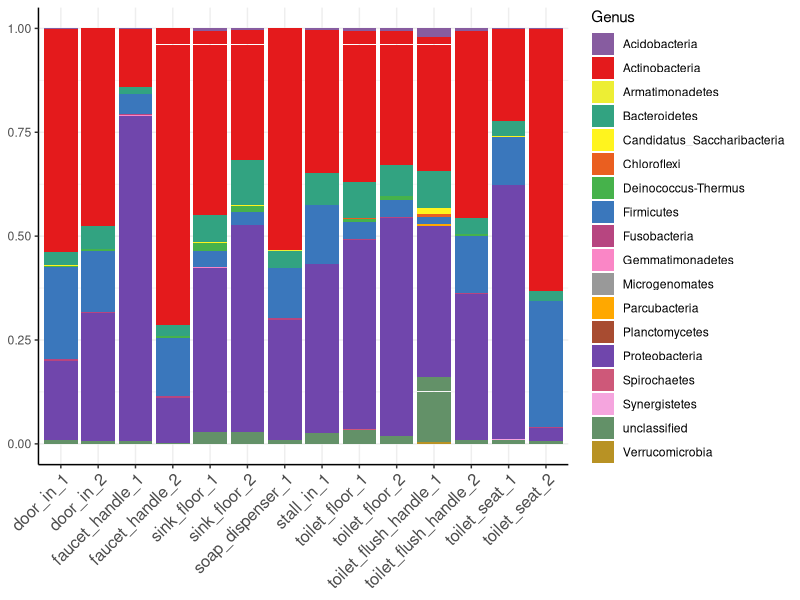
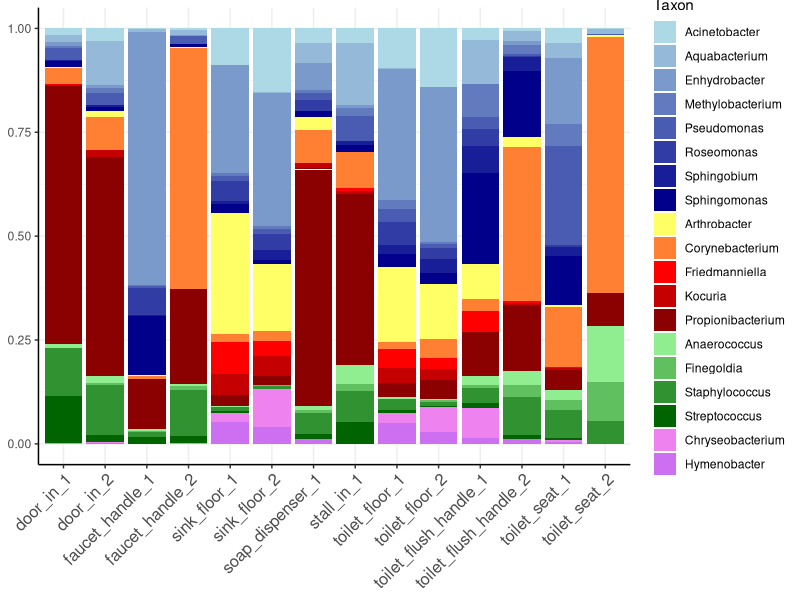
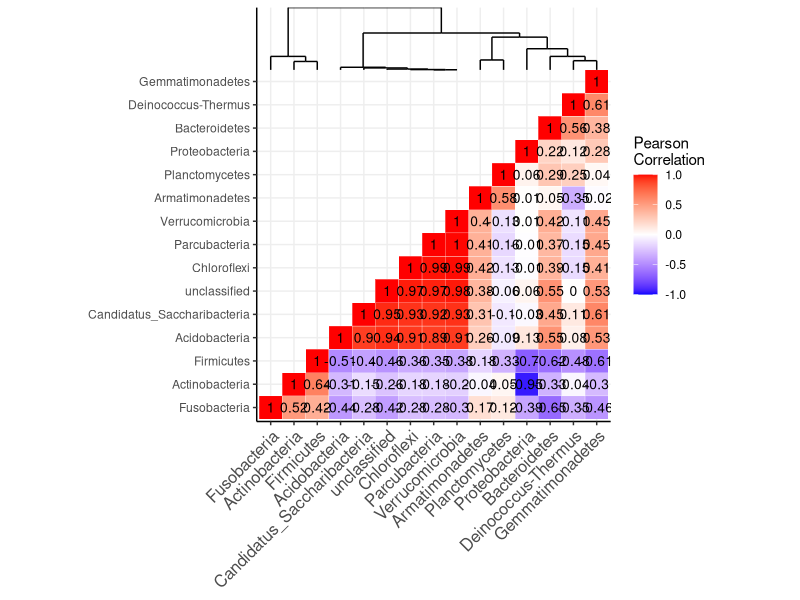
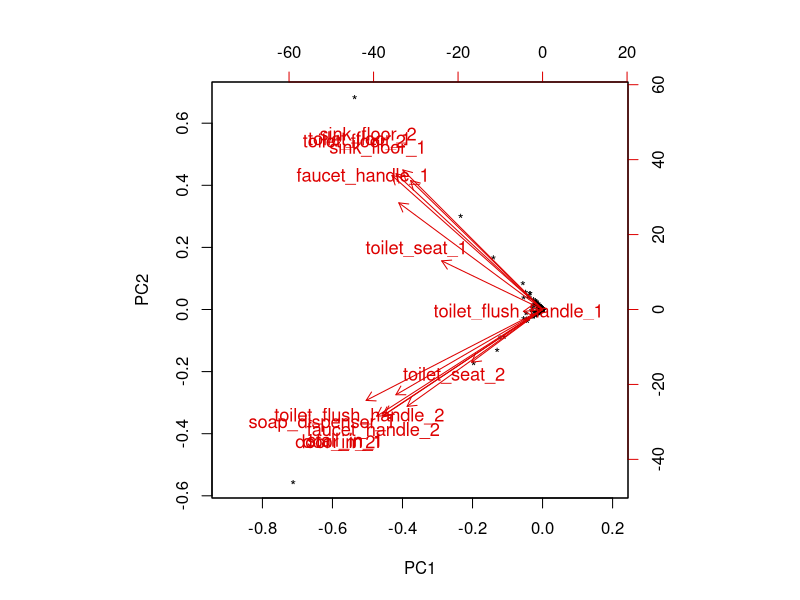

These figures' R source, in order:
library(plyr)
library(dplyr)
library(tidyr)
library(tibble)
library(ggplot2)
library(ggdendro)
library(RColorBrewer)

th <- theme_classic() +
	theme(panel.grid.major=element_line(size=0.5, linetype="solid", colour="#eeeeee"),
	panel.grid.minor=element_line(size=0.25, linetype="solid", colour="#eeeeee"))
theme_set(th)

## Read data and prepare data

# read otu table and cast counts to numeric, cor() and others require numeric data
otu <- read.delim("1335.vdb.tab", header=TRUE) %>%
	mutate_if(is.integer, as.numeric)

### Preliminary analysis and data manipulation

# for each row of the otu table
tax <- apply(otu, 1, function(x)
	# select OTUConTaxonomy column
	x[2] %>%
		# split strings and get the result, returned inside a list
		strsplit(";") %>%
		# subset the list
		"[["(1) %>%
		# remove assignment score from the name
		sub(pattern="\\(.*", replacement="")
)
# transpose so OTUs are again the rows
tax <- t(tax)
# bind the new phylum and taxon column to the original table
otu <- cbind(otu, data.frame(Genus=tax[,2], Taxon=tax[,6]))

otumat <- otu %>%
	# the counts are the only numeric columns
	select_if(is.numeric) %>%
	as.matrix

# this same construct will be used later:
# take the numeric count matrix
taxtotals <- otumat %>%
	# for each of its columns (sites)
	apply(2, function(x)
		# for each unique taxon (rows)
		sapply(unique(otu$Taxon), function(t)
			# sum its abundance
			sum(x[otu$Taxon == t])
		)
	# this returns total abundance per taxon per site
	) %>%
	# sum abundance across sites => table with total abundance per taxon
	apply(1, sum)
# order taxons by descending abundance
taxtotals <- taxtotals[order(-taxtotals)]
# then extract the top 19 taxons (removing unclassified)
toptax <- taxtotals[2:20]


## Phylum composition by site

### Color palette

# number of unique phylum, the number of colors needed
ngenus <- length(unique(otu$Genus))
# extract the colors of the Set1 brewer color palette
# this gives a harmless warning since we request too many colors
pal.g <- brewer.pal(ngenus, "Set1")
# interpolate for the remaining elements
# colorRampPalette returns a function which we use directly to extract our colors
cmap.g <- colorRampPalette(pal.g, bias=1, interpolate="spline")(ngenus)

### Plot

# stacked percent barchart
bar.g <- otu %>%
	# get count columns and pivot to long format (similar to melt in reshape2)
	# tidyverse matches() is used to select the columns via a regex
	# site column will contains the sample site, and abundance the abundance values
	pivot_longer(cols=matches("^[a-z]", ignore.case=FALSE), names_to="site", values_to="abundance") %>%
	# x=site, y=abundance and use phylum as group colors for the bar's fill
	ggplot(aes(site, abundance, fill=Genus)) +
		# output percent stacked barchart
		geom_bar(position="fill", stat="identity") +
		# rotate xlab and remove x title
		theme(axis.text.x=element_text(angle=45, vjust=1, size=12, hjust=1),
			axis.title=element_blank()) +
		# manually set the colors for each phylum from the palette
		scale_fill_manual(values=cmap.g[order(unique(otu$Genus))])
# save it
ggsave("plots/stacked.genus.by.site.png", bar.g, width=12, height=10)

## Taxonomic composition by site

### Creating the color palettes

# filter the taxonomy table by the names of the top taxa, get phylum (2) and taxon (6) columns
corr <- tax[tax[,6] %in% names(toptax),][,c(2,6)]
# only take unique rows, then convert to data frame and set appropriate column names
corr <- unique(corr) %>%
	as.data.frame %>%
	# "family" seems more appropriate than "genus" here
	rename(Family=V1, Taxon=V2)

# take our correspondence table
corr <- corr %>%
	# convert the family column to an ordered factor according to abundance and importance
	# the levels are from what was obtained above
	mutate(Family=factor(Family,
		levels=c("Proteobacteria", "Actinobacteria", "Firmicutes", "Bacteroidetes"),
		ordered=TRUE)) %>%
	# sort by family then taxon
	arrange(Family, Taxon) %>%
	# now freeze the new taxon order
	mutate(Taxon=factor(Taxon, levels=unique(Taxon), ordered=TRUE))

# add a new column with the colors for the ordering
corr$col <- c(
	# blue, red, green and violet/pink gradients
	# like before, we directly call the function returned with the appropriate number of colors we need
	colorRampPalette(c("lightblue", "darkblue"))(8),
	colorRampPalette(c("#ffff66", "red", "darkred"))(5),
	colorRampPalette(c("lightgreen", "darkgreen"))(4),
	colorRampPalette(c("violet", "blue"))(8)[1:2]
)

### Stacked percent barchart

bar.t <- otu %>%
	# remove columns we don't care about
	select(-Genus, -starts_with("OTU")) %>%
	# extract rows for only top taxa
	filter(Taxon %in% names(toptax)) %>%
	# convert to long format for ggplot as before
	pivot_longer(cols=matches("^[a-t]", ignore.case=FALSE), names_to="site", values_to="abundance") %>%
	# convert to ordered factor as with the correspondence table, using its order
	# counterintuitive and timeconsuming to figure out, but very important to avoid any discrepancies...
	mutate(Taxon=factor(Taxon, levels=levels(corr$Taxon), ordered=TRUE)) %>%
	ggplot(aes(site, abundance, fill=Taxon)) +
		# stacked percent barchart
		geom_bar(position="fill", stat="identity") +
		# set our colors
		scale_fill_manual(values=corr$col) +
		# rotate x legend, remove x axis label
		theme(axis.text.x=element_text(angle=45, vjust=1, size=12, hjust=1),
			axis.title=element_blank())
# save the plot
ggsave("plots/stacked.taxon.by.site.png", bar.t, width=12, height=10)

## Phylum correlation map

### Preparing the data

# use the abundance matrix computed at the beginning, cor() needs numerics
gentotals <- otumat %>%
	# for each site (column)
        apply(2, function(x)
		# for each OTU (row),
		# sum abundances of OTUs assigned to each individual phylum
                sapply(unique(otu$Genus), function(g)
                        sum(x[otu$Genus == g])
                )
        )

# calculate a frequency table 
genfreq <- table(otu$Genus)
# filter the most infrequent phylum
gentotals <- gentotals[!rownames(gentotals) %in% names(genfreq)[genfreq < 5],]

### Computing correlation and ordering

gencor <- cor(t(gentotals))

# perform the clustering
hcl <- hclust(as.dist(1 - gencor), method="ward.D2")
# extract order
horder <- rownames(gentotals)[hcl$order]
# convert to data appropriate for ggplot2, which gives us segment coordinates for drawing it directly on top
dhcl <- dendro_data(hcl)
# reorder the matrix
gencor <- gencor[horder,horder]

# lower.tri selects the matrix' lower triangle, and we just remove all the data
gencor[lower.tri(gencor)] <- NA

## Correlation map

# use the ordered correlation matrix
cormap <- gencor %>%
	# convert to dataframe for ggplot
	as.data.frame %>%
	# get the rownames to use for grouping
	rownames_to_column("grp") %>%
	# convert to long format, remove missing values (upper triangle)
	pivot_longer(-grp, names_to="key", values_to="v", values_drop_na=TRUE) %>%
	# make sure the order is preserved like before, otherwise elements may be shifted seemingly at random
	mutate(grp=factor(grp, levels=horder, ordered=TRUE),
		key=factor(key, levels=horder, ordered=TRUE)) %>%
	# pass it directly to ggplot; label will be the rounded correlation value within each cell
	ggplot(aes(key, grp, fill=v, label=round(v,2))) +
			# tilemap background
			geom_tile(color="white") +
			# set a blue to red gradient for [-1;1] correlation values
			scale_fill_gradient2(
				low="blue", high="red", mid="white",
				midpoint=0,
				limit=c(-1,1), space="Lab",
				name="Pearson\nCorrelation") +
			# rotate x axis for easier viewing, remove axis title
			theme(axis.text.x=element_text(angle=45, vjust=1, size=12, hjust=1),
				axis.title=element_blank()) +
			# make sure we get a square matrix
			coord_fixed() +
			# add correlation values
			geom_text(color="black", size=3.5) +
			# draw the dendrogram; we offset y coordinates to place it above the tilemap
			geom_segment(data=segment(dhcl), aes(x, y+nrow(gencor)+0.5, xend=xend, yend=yend+nrow(gencor)+0.5), inherit.aes=FALSE)
# save it
ggsave("plots/cormap.pdf", cormap, width=12, height=10)


## Principal component analysis

# compute pca on numeric matrix, scale the variables to unit variance as recommended
pca <- prcomp(otumat, scale=TRUE)
# percent of variance explained by each axis
pca$sdev ^ 2 / sum(pca$sdev ^ 2)
# 40.6% and 28.6% for PC1 and PC2

# render base graphics plot as pdf
pdf("plots/pca.pdf", 12, 10)
# plot the pca
biplot(pca,
	# draw arrows for each eigenvector
	var.axes=TRUE,
	xlabs=rep("*", nrow(otumat)), cex=c(0.9,1.1),
	xlim=c(-0.9,0.2), expand=50,
	col=c("black", "#dd0000"))
dev.off()
